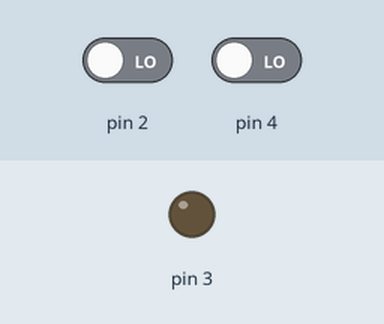
A sketch run on a simulated Arduino Uno, built with avr-gcc and run on an emulated ATmega328P. On the bench: output pins drawn as LEDs (lit = HIGH). The test bench sets the inputs (shaded band); at power-on: pin 2 LOW, pin 4 LOW.

Above: at 1.2 s.
1.3 s: pin 2 driven HIGH
At 2.37 s:
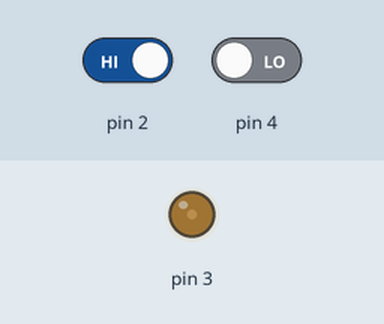
4.3 s: pin 2 driven LOW
At 5.1 s:
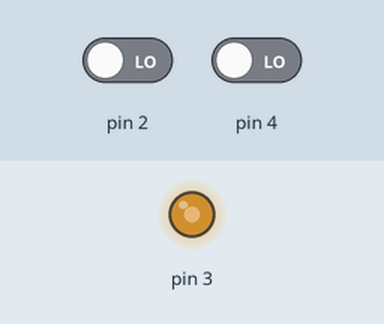
5.8 s: pin 2 driven HIGH
At 8.5 s:
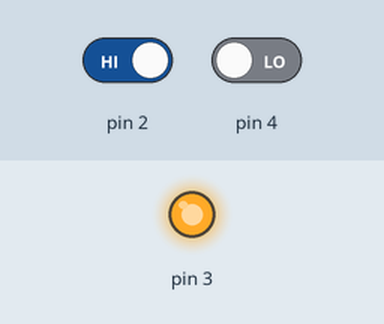
8.8 s: pin 4 driven HIGH
At 9.87 s:
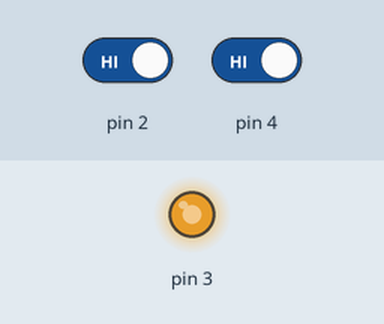
11.8 s: pin 4 driven LOW
Timing chart, 0 to 15.8 s (numbered marks = the images above; inputs shaded):
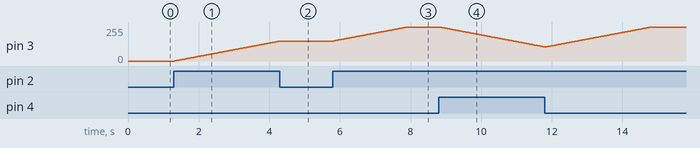

The sketch:

L4_02_pwm_a_stati.ino
```cpp
int stato = 0;
int pwm = 0;

void setup() {
  pinMode(2, INPUT);
  pinMode(4, INPUT);
  pinMode(3, OUTPUT);
}

void loop() {
  switch(stato){
    case 0:
      stato_0();
      break;
    case 1:
      stato_1();
      break;
    case 2:
      stato_2();
      break;
  }
}

void stato_0(){
  analogWrite(3, pwm);
  if (digitalRead(2)){
    stato = 1;
  }
  if (digitalRead(4)){
    stato = 2;
  }
}

void stato_1(){
  pwm++;
  if (pwm > 255) {
    pwm = 255;
  }
  delay(20);
  stato = 0;
}

void stato_2(){
  pwm--;
  if (pwm < 0) {
    pwm = 0;
  }
  delay(20);
  stato = 0;
}
```

Measured:
- after the input at 1.3 s, pin 3: moves from 0/255 to 149/255 over 3.0 s, starting at once
- after the input at 4.3 s, pin 3: goes on until 4.3 s, then stays 150/255
- after the input at 5.8 s, pin 3: moves from 150/255 to 255/255 over 2.1 s, starting at once
- after the input at 8.8 s, pin 3: moves from 255/255 to 106/255 over 3.0 s, starting at once
